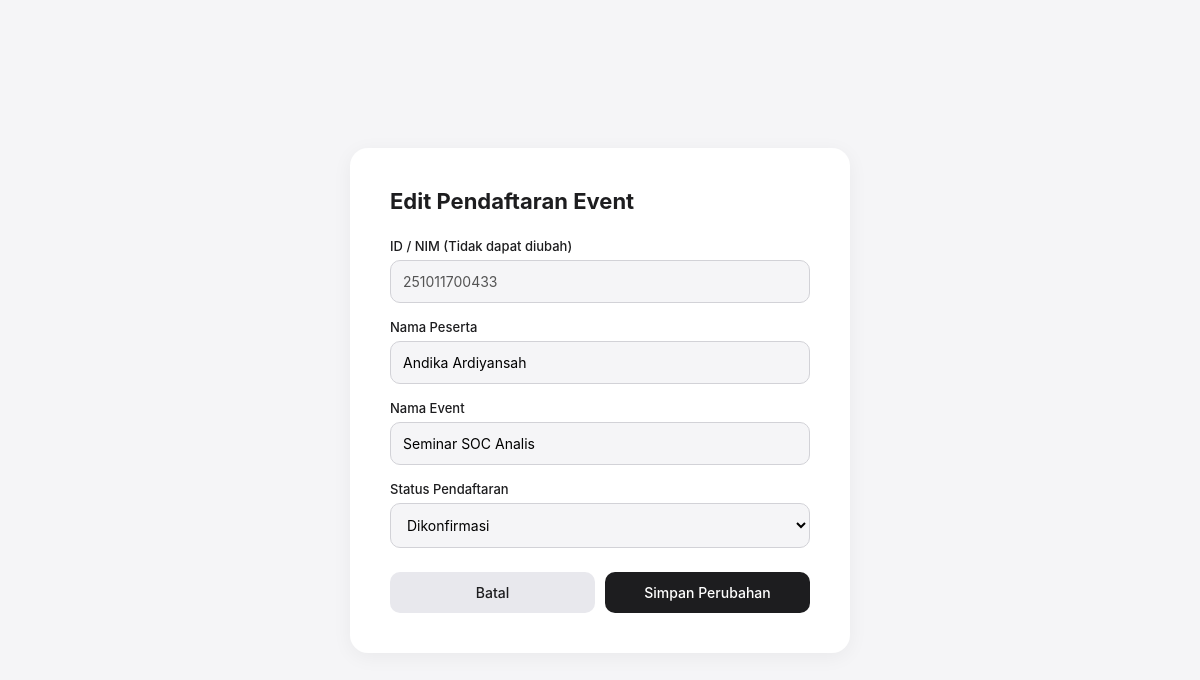
The page /view/edit_event.php?id=251011700433 (signed in) on the database its author committed.
### tables this page shows
CREATE TABLE `pendaftaran_event` (
  `id` bigint(20) NOT NULL,
  `nama_peserta` varchar(100) NOT NULL,
  `nama_event` varchar(100) NOT NULL,
  `tanggal_daftar` date NOT NULL,
  `file_bukti` varchar(255) NOT NULL,
  `status` enum('Pending','Dikonfirmasi') DEFAULT 'Pending'
);

### config/Database.php (called while the page is built, shortened)
<?php
class Database {
    private $host = "localhost";
    private $user = "root";
    private $pass = "";
    private $db   = "db_uas_251011700433";
    public function __construct() {
        try {
            $this->conn = new PDO("mysql:host=" . $this->host . ";dbname=" . $this->db, $this->user, $this->pass);
        } catch(PDOException $e) {
            echo "Koneksi Error: " . $e->getMessage();
        }
    }
}
?>

### model/eventmodel.php (called while the page is built, shortened)
<?php
require_once '../config/Database.php';
class EventModel extends Database {
    public function getEventById($id) {
        $stmt = $this->conn->prepare("SELECT * FROM pendaftaran_event WHERE id = ?");
        $stmt->execute([$id]);
        return $stmt->fetch(PDO::FETCH_ASSOC);
    }
}
?>

### view/edit_event.php (the view, shortened to what this page needs)
<?php
require_once '../model/EventModel.php';
$eventModel = new EventModel();
$data = $eventModel->getEventById($_GET['id']);
?>
<!DOCTYPE html>
<html lang="id">
<head>
</head>
<body>
    <div class="form-container">
        <h2>Edit Pendaftaran Event</h2>
        <form action="../controller/EventProcess.php" method="POST">
            <div class="form-group">
                <label>ID / NIM (Tidak dapat diubah)</label>
                <input type="number" value="<?php echo htmlspecialchars($data['id']); ?>" disabled>
            </div>
            <div class="form-group">
                <label>Nama Peserta</label>
                <input type="text" name="nama_peserta" value="<?php echo htmlspecialchars($data['nama_peserta']); ?>" required>
            </div>
            <div class="form-group">
                <label>Nama Event</label>
                <input type="text" name="nama_event" value="<?php echo htmlspecialchars($data['nama_event']); ?>" required>
            </div>
            <div class="form-group">
                <label>Status Pendaftaran</label>
                <select name="status" style="width: 100%; padding: 12px; background: #f5f5f7; border: 1px solid #d2d2d7; border-radius: 10px; font-size: 14px; outline: none;" required>
                    <option value="Dikonfirmasi" <?php if($data['status'] == 'Dikonfirmasi') echo 'selected'; ?>>Dikonfirmasi</option>
                </select>
            </div>
            <div class="btn-group">
                <a href="dashboard.php" class="btn btn-secondary">Batal</a>
                <button type="submit" class="btn btn-primary">Simpan Perubahan</button>
            </div>
        </form>
    </div>
</body>
</html>

### view/edit_event.php (style rules this page uses)
* { margin: 0; padding: 0; box-sizing: border-box; font-family: -apple-system, BlinkMacSystemFont, "Segoe UI", sans-serif; }
body { background-color: #f5f5f7; display: flex; justify-content: center; align-items: center; min-height: 100vh; color: #1d1d1f; padding: 20px; }
.form-container { background: #ffffff; padding: 40px; border-radius: 18px; width: 100%; max-width: 500px; box-shadow: 0 4px 20px rgba(0, 0, 0, 0.05); }
h2 { margin-bottom: 24px; font-size: 22px; }
.form-group { margin-bottom: 16px; }
label { display: block; font-size: 13px; font-weight: 500; margin-bottom: 6px; }
input[type="text"], input[type="number"], input[type="file"] { width: 100%; padding: 12px; background: #f5f5f7; border: 1px solid #d2d2d7; border-radius: 10px; font-size: 14px; outline: none; }
.btn-group { display: flex; gap: 10px; margin-top: 24px; }
.btn { flex: 1; padding: 12px; border: none; border-radius: 10px; font-size: 14px; font-weight: 500; cursor: pointer; text-align: center; text-decoration: none; }
.btn-primary { background: #1d1d1f; color: #ffffff; }
.btn-secondary { background: #e8e8ed; color: #1d1d1f; }

### rows shown on the page
pendaftaran_event: id "251011700433", nama_peserta "Andika Ardiyansah", nama_event "Seminar SOC Analis", status "Dikonfirmasi"
